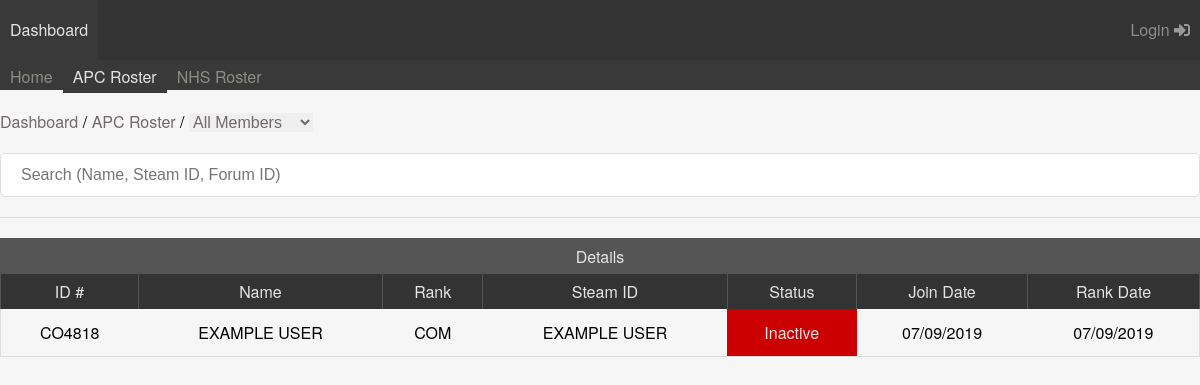
Before: /home/public/apc with the older database file.
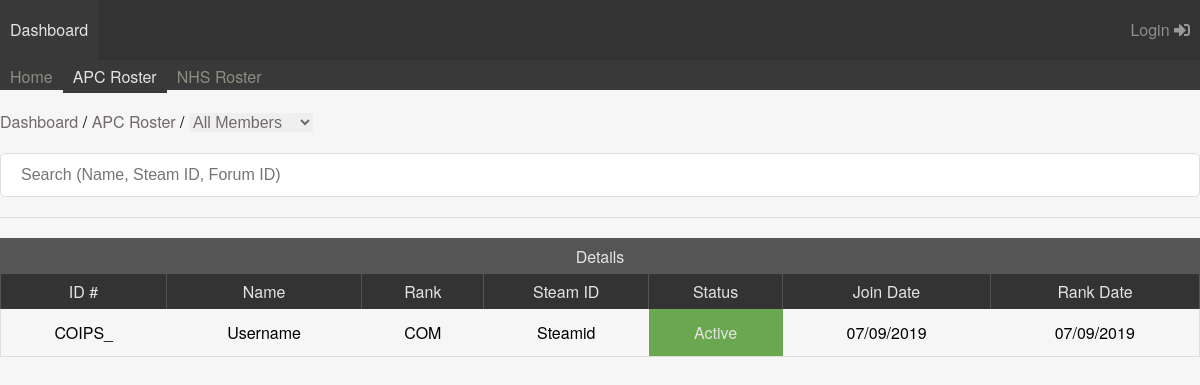
After: the same page with the newer database file.
### tables this page shows
CREATE TABLE IF NOT EXISTS `sections` (
  `id` int(11) NOT NULL AUTO_INCREMENT,
  `faction` varchar(50) NOT NULL DEFAULT 'apc',
  `shortName` varchar(3) DEFAULT NULL,
  `name` varchar(50) DEFAULT NULL,
  `type` enum('Normal','Academy') NOT NULL DEFAULT 'Normal',
  `prefix` int(11) DEFAULT 0,
  `system` int(11) DEFAULT 0,
  PRIMARY KEY (`id`)
);

CREATE TABLE IF NOT EXISTS `members` (
  `id` int(11) NOT NULL AUTO_INCREMENT,
  `faction` varchar(3) NOT NULL,
  `name` varchar(50) NOT NULL,
  `steamid` varchar(32) NOT NULL,
  `forumid` varchar(4) NOT NULL,
  `section` varchar(50) DEFAULT NULL,
  `mainlevel` int(11) NOT NULL DEFAULT 1,
  `isSuspended` int(11) NOT NULL DEFAULT 0,
  `isBlacklisted` int(11) NOT NULL DEFAULT 0,
  `isLOA` int(11) NOT NULL DEFAULT 0,
  `isHoliday` int(11) NOT NULL DEFAULT 0,
  `isArchive` int(11) NOT NULL DEFAULT 0,
  `isBlocked` int(11) NOT NULL DEFAULT 0,
  `joindate` timestamp NOT NULL DEFAULT current_timestamp(),
  `last_rank_change` timestamp NOT NULL DEFAULT current_timestamp(),
  `last_login` timestamp NOT NULL DEFAULT current_timestamp(),
  PRIMARY KEY (`id`)
);

CREATE TABLE IF NOT EXISTS `ranks` (
  `id` int(11) NOT NULL AUTO_INCREMENT,
  `faction` varchar(3) NOT NULL,
  `sName` varchar(5) NOT NULL,
  `name` varchar(50) NOT NULL,
  `level` int(11) NOT NULL DEFAULT 0,
  `form_submit_1` int(11) NOT NULL DEFAULT 0,
  `form_submit_2` int(11) NOT NULL DEFAULT 0,
  `form_submit_3` int(11) NOT NULL DEFAULT 0,
  `form_submit_4` int(11) NOT NULL DEFAULT 0,
  `form_submit_5` int(11) NOT NULL DEFAULT 0,
  `form_submit_6` int(11) NOT NULL DEFAULT 0,
  `form_submit_7` int(11) NOT NULL DEFAULT 0,
  `form_submit_8` int(11) NOT NULL DEFAULT 0,
  `form_submit_9` int(11) NOT NULL DEFAULT 0,
  `form_submit_10` int(11) NOT NULL DEFAULT 0,
  `form_submit_11` int(11) NOT NULL DEFAULT 0,
  `form_submit_12` int(11) NOT NULL DEFAULT 0,
  `form_submit_13` int(11) NOT NULL DEFAULT 0,
  `page_access_1` int(11) NOT NULL DEFAULT 0,
  `page_access_2` int(11) NOT NULL DEFAULT 0,
  `page_access_3` int(11) NOT NULL DEFAULT 0,
  `page_access_4` int(11) NOT NULL DEFAULT 0,
  `page_access_5` int(11) NOT NULL DEFAULT 0,
  `page_access_6` int(11) NOT NULL DEFAULT 0,
  `page_access_7` int(11) NOT NULL DEFAULT 0,
  `page_access_8` int(11) NOT NULL DEFAULT 0,
  `system` int(11) NOT NULL DEFAULT 0,
  PRIMARY KEY (`id`)
);

### public/index.php (called while the page is built, shortened)
<?php
new Application;

### core/database.php (called while the page is built, shortened)
<?php
class Database
{
    private static $factory;
    private $database;
    public static function getFactory($forceRestart = false)
    {
        if (!self::$factory || $forceRestart) {
            self::$factory = new Database();
        }
        return self::$factory;
    }
    public function getConnection($dbname = null, $host = array(DB_HOST, DB_USER, DB_PASS), $isAPI = false) {
        try {
            $options = array(PDO::ATTR_DEFAULT_FETCH_MODE => PDO::FETCH_OBJ, PDO::ATTR_ERRMODE => PDO::ERRMODE_WARNING);
            $this->database = new PDO(DB_TYPE . ':host=' . $host[0] . ';dbname=' . $dbname . ';charset=' . DB_CHARSET, $host[1], $host[2], $options);
        } catch (PDOException $e) {
            if (!$isAPI) {
                Controller::buildPage(array(ROOT . 'views/system/db_fail'));
                die();
            } else {
                return false;
            }
        }
        return $this->database;
    }
}
?>

### models/faction.php (called while the page is built, shortened)
<?php
class Factions {
    public static function getFactionMembers($faction, $archive = 0) {
        $query = Database::getFactory()->getConnection(DB_NAME)->prepare("SELECT * FROM members WHERE faction = :faction AND isArchive = :archive");
        $query->execute(array(
            ':faction' => $faction,
            ':archive' => $archive
        ));
        return $query->fetchAll();
    }
}

### models/member.php (called while the page is built, shortened)
<?php
class Member {
    public static function getCustomID($faction, $member) {
        $forumID = $member->forumid;
        $constab = $member->section;
        $len = strlen($forumID);
        $sec = Application::getSections($faction)[$constab];
        $prefix = ($sec->prefix == 1) ? $sec->shortName : "";
        return $prefix.$forumID;
    }
    public static function getActivity ($member) {
        $activity = "Active";
        if ($member->isArchive == 1 && $member->isBlacklisted == 0) {
            $activity = "Archived";
        } else {
            if ($member->isBlacklisted == 1) {
                $activity = "Blacklisted";
            } else {
                if ($member->isSuspended == 1) {
                    $activity = "Suspended";
                } else {
                    if ($member->isLOA == 1) {
                        $activity = "LOA";
                    } else {
                        if ($member->isHoliday == 1) {
                            $activity = "Holiday";
                        } else {
                            if ($member->section == "Reserves") {
                                $activity = "Reserve";
                            } else {
                                if (strtotime($member->last_login) < strtotime("-1 week")) {
                                    $activity = "Inactive";
                                }
                            }
                        }
                    }
                }
            }
        }
        return $activity;
    }
}

### models/system.php (called while the page is built, shortened)
<?php
class System {
    public static function getFactions () {
        $query = Database::getFactory()->getConnection(DB_NAME)->prepare("SELECT * FROM factions");
        $query->execute();
        $return = array();
        foreach ($query->fetchAll() as $faction) {
            $return[$faction->sys] = array(
                'abr' => $faction->sys,
                'name' => $faction->name,
                'rank' => $faction->rank,
                'logo' => $faction->logoFile,
                'defaultRank' => $faction->defaultRank,
                'lastlogin' => $faction->lastlogin,
                'addFormID' => $faction->additionForm,
                'dbPage' => $faction->dbPage,
                'archivePage' => $faction->archivePage,
                'searchPage' => $faction->searchPage,
                'statsPage' => $faction->statsPage,
                'sections' => (self::getSections($faction->sys)),
                'ranks' => (self::getRanks($faction->sys))
            );
        }
        return $return;
    }
    private static function getSections ($faction) {
        $query = Database::getFactory()->getConnection(DB_NAME)->prepare("SELECT * FROM sections WHERE faction = :faction");
        $query->execute(array(":faction" => $faction));
        $ret = array();
        foreach ($query->fetchAll() as $sec) {
            $ret[$sec->name] = $sec;
        }
        return $ret;
    }
    private static function getRanks ($faction) {
        $query = Database::getFactory()->getConnection(DB_NAME)->prepare("SELECT * FROM ranks WHERE faction = :faction");
        $query->execute(array(":faction" => $faction));
        $ret = array();
        foreach ($query->fetchAll() as $rank) {
            $ret[$rank->id] = $rank;
        }
        return $ret;
    }
}

### views/faction/roster.php (the view, shortened to what the rows shown need)
<?php $faction = $this->faction; ?>
<div class = "container">
    <section class = "breadcrumbs buttons">
        <div>
            <?=Controller::buildCrumbs();?>
            <?php
            if ($this->archive) {
                ?>
                <span class="slash">/</span>
                <a href="<?=URL.$faction."/archive";?>">Archive</a>
                <?php
            } else {
                ?>
                <span class="slash">/</span>
                <select id = "constabList" onchange="FilterTable()">
                    <option value="all">All Members</option>
                </select>
                <?php
                }
            ?>
        </div>
    </section>
    <section class = "search">
        <input type="text" id = "searchRoster" onkeyup="FilterTable()" placeholder="Search (Name, Steam ID, Forum ID)">
    </section>
    <section class = "roster">
        <?php $members = $this->members; ?>
        <table id = "roster">
            <tr class = "first">
                <th COLSPAN = 7 >Details</th>
            </tr>
            <tr class = "second">
                <th>ID #</th>
                <th>Name</th>
                <th>Rank</th>
                <th>Steam ID</th>
                <th>Status</th>
                <th>Join Date</th>
                <th title="Date of Last Promotion / Demotion">Rank Date</th>
            </tr>
            <?php
            if ($members) {
                usort($members, function ($member1, $member2) use ($faction) {
                    return Factions::orderMembers($faction, $member1, $member2);
                });
                foreach ($members as $member) {
                    $activity = Member::getActivity($member);
                    ?>
                    <tr id = "<?=$member->section;?>">
                        <td><?=Member::getCustomID($faction, $member)?></td>
                        <td><?=$member->name;?></td>
                        <td><?=Application::getRanks($faction)[$member->mainlevel]->sName?></td>
                        <td><?=$member->steamid;?></td>
                        <td class = "status <?=$activity?>" title="<?=date('d/m/Y H:i:s', strtotime($member->last_login));?>"><?=$activity?></td>
                        <td><?=date("d/m/Y", strtotime($member->joindate))?></td>
                        <td><?=date("d/m/Y", strtotime($member->last_rank_change))?></td>
                    </tr>
                    <?php
                }
            } else {
                ?>
                <tr>
                    <td COLSPAN = 9>No Members</td>
                </tr>
                <?php
            }
            ?>
        </table>
    </section>
</div>

### core/view.php (shortened to what the rows shown need)
<?php
class View {
    public function __construct($files, $data = null) {
        $title = Controller::$currentPage;
        echo "
        <html lang='en-GB'>
            <head>
                <title>".$title." - ".SETTING["site-name"]."</title>
                <meta name='Viewport' content='width=device-width, initial-scale=1'>
                <script src='https://ajax.googleapis.com/ajax/libs/jquery/3.4.0/jquery.min.js'></script>
                <link rel='stylesheet' href='https://use.fontawesome.com/releases/v5.8.1/css/all.css'>
                <link rel='stylesheet' href='".URL."css/style.css?v=".time()."' type='text/css' />
                ";
                        ?>
                        <?php
                echo "
                <link rel='stylesheet' href='".URL."css/dark-theme-override.css?v=".time()."' type='text/css' />
                <script src='".URL."js/app.js'></script>
                ";
                        ?>
                        <?php
            echo "
            </head>
            <body id='main-body' "; if (Application::$isDark) { echo "class='dark'"; } echo ">
            ";
                if(is_array($files) && (count($files) > 0)) {
                    foreach($files as $filename) {
                        if(file_exists($filename . '.php')) {
                            require $filename . '.php';
                        } else {
                            echo $filename;
                        }
                    }
                }
                        ?>
                        <?php
            echo "
            </body>
        </html>
        ";
    }
}
?>

Changed rows visible on the page:
changed members "COM": name "EXAMPLE USER" → "Username"; steamid "EXAMPLE USER" → "Steamid"; last_login "Inactive" → "Active"
changed through a linked row, sections: Member::getCustomID($faction, $member) "CO4818" → "COIPS_"
